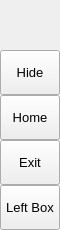
        <widget class="QFrame" name="leftMenuBg">
         <property name="minimumSize">
          <size>
           <width>60</width>
           <height>0</height>
          </size>
         </property>
         <property name="maximumSize">
          <size>
           <width>60</width>
           <height>16777215</height>
          </size>
         </property>
         <property name="frameShape">
          <enum>QFrame::NoFrame</enum>
         </property>
         <property name="frameShadow">
          <enum>QFrame::Raised</enum>
         </property>
         <layout class="QVBoxLayout" name="verticalLayout_3">
          <property name="spacing">
           <number>0</number>
          </property>
          <property name="leftMargin">
           <number>0</number>
          </property>
          <property name="topMargin">
           <number>0</number>
          </property>
          <property name="rightMargin">
           <number>0</number>
          </property>
          <property name="bottomMargin">
           <number>0</number>
          </property>
          <item>
           <widget class="QFrame" name="topLogoInfo">
            <property name="minimumSize">
             <size>
              <width>0</width>
              <height>50</height>
             </size>
            </property>
            <property name="maximumSize">
             <size>
              <width>16777215</width>
              <height>50</height>
             </size>
            </property>
            <property name="frameShape">
             <enum>QFrame::NoFrame</enum>
            </property>
            <property name="frameShadow">
             <enum>QFrame::Raised</enum>
            </property>
            <widget class="QLabel" name="titleLeftApp">
             <property name="geometry">
              <rect>
               <x>70</x>
               <y>8</y>
               <width>160</width>
               <height>20</height>
              </rect>
             </property>
             <property name="font">
              <font>
               <family>Segoe UI Semibold</family>
               <pointsize>12</pointsize>
               <weight>7</weight>
               <italic>false</italic>
               <bold>false</bold>
              </font>
             </property>
             <property name="text">
              <string>PyDracula</string>
             </property>
             <property name="alignment">
              <set>Qt::AlignLeading|Qt::AlignLeft|Qt::AlignTop</set>
             </property>
            </widget>
            <widget class="QLabel" name="titleLeftDescription">
             <property name="geometry">
              <rect>
               <x>70</x>
               <y>27</y>
               <width>160</width>
               <height>16</height>
              </rect>
             </property>
             <property name="maximumSize">
              <size>
               <width>16777215</width>
               <height>16</height>
              </size>
             </property>
             <property name="font">
              <font>
               <family>Segoe UI</family>
               <pointsize>8</pointsize>
               <weight>50</weight>
               <italic>false</italic>
               <bold>false</bold>
              </font>
             </property>
             <property name="text">
              <string>Modern GUI / Flat Style</string>
             </property>
             <property name="alignment">
              <set>Qt::AlignLeading|Qt::AlignLeft|Qt::AlignTop</set>
             </property>
            </widget>
            <widget class="QLabel" name="label_2">
             <property name="geometry">
              <rect>
               <x>0</x>
               <y>0</y>
               <width>61</width>
               <height>51</height>
              </rect>
             </property>
             <property name="acceptDrops">
              <bool>false</bool>
             </property>
             <property name="autoFillBackground">
              <bool>false</bool>
             </property>
             <property name="styleSheet">
              <string notr="true">image: url(:/images/images/images/logo.ico);</string>
             </property>
             <property name="text">
              <string/>
             </property>
            </widget>
           </widget>
          </item>
          <item>
           <widget class="QFrame" name="leftMenuFrame">
            <property name="frameShape">
             <enum>QFrame::NoFrame</enum>
            </property>
            <property name="frameShadow">
             <enum>QFrame::Raised</enum>
            </property>
            <layout class="QVBoxLayout" name="verticalMenuLayout">
             <property name="spacing">
              <number>0</number>
             </property>
             <property name="leftMargin">
              <number>0</number>
             </property>
             <property name="topMargin">
              <number>0</number>
             </property>
             <property name="rightMargin">
              <number>0</number>
             </property>
             <property name="bottomMargin">
              <number>0</number>
             </property>
             <item>
              <widget class="QFrame" name="toggleBox">
               <property name="maximumSize">
                <size>
                 <width>16777215</width>
                 <height>45</height>
                </size>
               </property>
               <property name="frameShape">
                <enum>QFrame::NoFrame</enum>
               </property>
               <property name="frameShadow">
                <enum>QFrame::Raised</enum>
               </property>
               <layout class="QVBoxLayout" name="verticalLayout_4">
                <property name="spacing">
                 <number>0</number>
                </property>
                <property name="leftMargin">
                 <number>0</number>
                </property>
                <property name="topMargin">
                 <number>0</number>
                </property>
                <property name="rightMargin">
                 <number>0</number>
                </property>
                <property name="bottomMargin">
                 <number>0</number>
                </property>
                <item>
                 <widget class="QPushButton" name="toggleButton">
                  <property name="sizePolicy">
                   <sizepolicy hsizetype="Expanding" vsizetype="Fixed">
                    <horstretch>0</horstretch>
                    <verstretch>0</verstretch>
                   </sizepolicy>
                  </property>
                  <property name="minimumSize">
                   <size>
                    <width>0</width>
                    <height>45</height>
                   </size>
                  </property>
                  <property name="font">
                   <font>
                    <family>Segoe UI</family>
                    <pointsize>10</pointsize>
                    <weight>50</weight>
                    <italic>false</italic>
                    <bold>false</bold>
                   </font>
                  </property>
                  <property name="cursor">
                   <cursorShape>PointingHandCursor</cursorShape>
                  </property>
                  <property name="layoutDirection">
                   <enum>Qt::LeftToRight</enum>
                  </property>
                  <property name="styleSheet">
                   <string notr="true">background-image: url(:/icons/images/icons/icon_menu.png);</string>
                  </property>
                  <property name="text">
                   <string>Hide</string>
                  </property>
                 </widget>
                </item>
               </layout>
              </widget>
             </item>
             <item alignment="Qt::AlignTop">
              <widget class="QFrame" name="topMenu">
               <property name="frameShape">
                <enum>QFrame::NoFrame</enum>
               </property>
               <property name="frameShadow">
                <enum>QFrame::Raised</enum>
               </property>
               <layout class="QVBoxLayout" name="verticalLayout_8">
                <property name="spacing">
                 <number>0</number>
                </property>
                <property name="leftMargin">
                 <number>0</number>
                </property>
                <property name="topMargin">
                 <number>0</number>
                </property>
                <property name="rightMargin">
                 <number>0</number>
                </property>
                <property name="bottomMargin">
                 <number>0</number>
                </property>
                <item>
                 <widget class="QPushButton" name="btn_home">
                  <property name="sizePolicy">
                   <sizepolicy hsizetype="Expanding" vsizetype="Fixed">
                    <horstretch>0</horstretch>
                    <verstretch>0</verstretch>
                   </sizepolicy>
                  </property>
                  <property name="minimumSize">
                   <size>
                    <width>0</width>
                    <height>45</height>
                   </size>
                  </property>
                  <property name="font">
                   <font>
                    <family>Segoe UI</family>
                    <pointsize>10</pointsize>
                    <weight>50</weight>
                    <italic>false</italic>
                    <bold>false</bold>
                   </font>
                  </property>
                  <property name="cursor">
                   <cursorShape>PointingHandCursor</cursorShape>
                  </property>
                  <property name="layoutDirection">
                   <enum>Qt::LeftToRight</enum>
                  </property>
                  <property name="styleSheet">
                   <string notr="true">background-image: url(:/icons/images/icons/cil-home.png);</string>
                  </property>
                  <property name="text">
                   <string>Home</string>
                  </property>
                 </widget>
                </item>
                <item>
                 <widget class="QPushButton" name="btn_exit">
                  <property name="sizePolicy">
                   <sizepolicy hsizetype="Expanding" vsizetype="Fixed">
                    <horstretch>0</horstretch>
                    <verstretch>0</verstretch>
                   </sizepolicy>
                  </property>
                  <property name="minimumSize">
                   <size>
                    <width>0</width>
                    <height>45</height>
                   </size>
                  </property>
                  <property name="font">
                   <font>
                    <family>Segoe UI</family>
                    <pointsize>10</pointsize>
                    <weight>50</weight>
                    <italic>false</italic>
                    <bold>false</bold>
                   </font>
                  </property>
                  <property name="cursor">
                   <cursorShape>PointingHandCursor</cursorShape>
                  </property>
                  <property name="layoutDirection">
                   <enum>Qt::LeftToRight</enum>
                  </property>
                  <property name="styleSheet">
                   <string notr="true">background-image: url(:/icons/images/icons/cil-x.png);</string>
                  </property>
                  <property name="text">
                   <string>Exit</string>
                  </property>
                 </widget>
                </item>
               </layout>
              </widget>
             </item>
             <item alignment="Qt::AlignBottom">
              <widget class="QFrame" name="bottomMenu">
               <property name="frameShape">
                <enum>QFrame::NoFrame</enum>
               </property>
               <property name="frameShadow">
                <enum>QFrame::Raised</enum>
               </property>
               <layout class="QVBoxLayout" name="verticalLayout_9">
                <property name="spacing">
                 <number>0</number>
                </property>
                <property name="leftMargin">
                 <number>0</number>
                </property>
                <property name="topMargin">
                 <number>0</number>
                </property>
                <property name="rightMargin">
                 <number>0</number>
                </property>
                <property name="bottomMargin">
                 <number>0</number>
                </property>
                <item>
                 <widget class="QPushButton" name="toggleLeftBox">
                  <property name="sizePolicy">
                   <sizepolicy hsizetype="Expanding" vsizetype="Fixed">
                    <horstretch>0</horstretch>
                    <verstretch>0</verstretch>
                   </sizepolicy>
                  </property>
                  <property name="minimumSize">
                   <size>
                    <width>0</width>
                    <height>45</height>
                   </size>
                  </property>
                  <property name="font">
                   <font>
                    <family>Segoe UI</family>
                    <pointsize>10</pointsize>
                    <weight>50</weight>
                    <italic>false</italic>
                    <bold>false</bold>
                   </font>
                  </property>
                  <property name="cursor">
                   <cursorShape>PointingHandCursor</cursorShape>
                  </property>
                  <property name="layoutDirection">
                   <enum>Qt::LeftToRight</enum>
                  </property>
                  <property name="styleSheet">
                   <string notr="true">background-image: url(:/icons/images/icons/icon_settings.png);</string>
                  </property>
                  <property name="text">
                   <string>Left Box</string>
                  </property>
                 </widget>
                </item>
               </layout>
              </widget>
             </item>
            </layout>
           </widget>
          </item>
         </layout>
        </widget>
